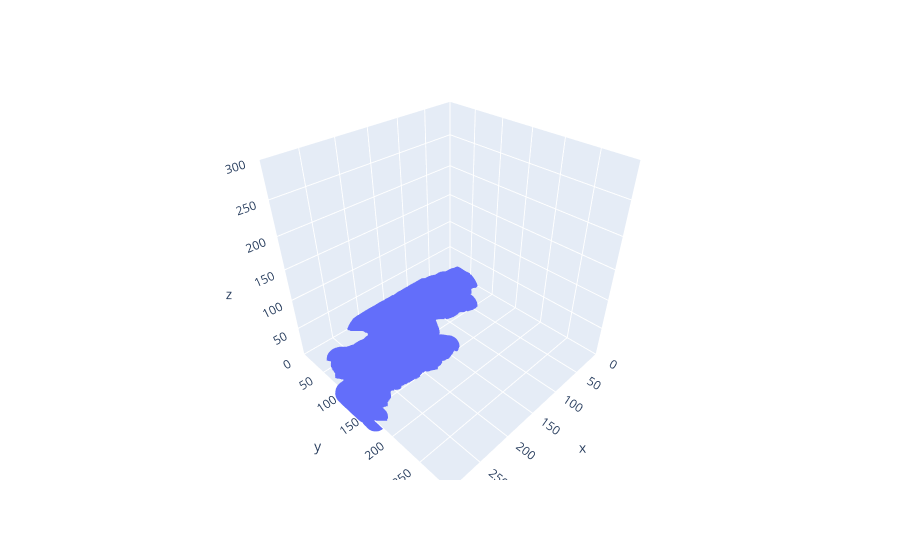

Write notebook code for a chart like this one.
### Code cell
df_chiangmai_joined['x'] = df_chiangmai_joined['lat']*111
df_chiangmai_joined['x'] = df_chiangmai_joined['x'] - df_chiangmai_joined['x'].min()
df_chiangmai_joined['y'] = df_chiangmai_joined['lon']*111
df_chiangmai_joined['y'] = df_chiangmai_joined['y'] - df_chiangmai_joined['y'].min()
df_chiangmai_joined['z'] = df_chiangmai_joined['dem']/1000
df_chiangmai_joined['z'] = df_chiangmai_joined['z'] - df_chiangmai_joined['z'].min()

### Figure 1 — Plotly figure (JSON) as saved in the notebook; plotly's stock layout.template omitted (floating-point values rounded to 4 significant figures; data arrays with more than 128 entries replaced by an {"elided": "..."} marker saying what was removed)
{"data": [{"hovertemplate": "x=%{x}<br>y=%{y}<br>z=%{z}<extra></extra>", "legendgroup": "", "marker": {"color": "#636efa", "symbol": "circle"}, "mode": "markers", "name": "", "scene": "scene", "showlegend": false, "type": "scatter3d", "x": {"elided": "24197 float values"}, "y": {"elided": "24197 float values"}, "z": {"elided": "24197 float values"}}], "layout": {"legend": {"tracegroupgap": 0}, "margin": {"t": 60}, "scene": {"domain": {"x": [0, 1], "y": [0, 1]}, "xaxis": {"range": [0, 300], "title": {"text": "x"}}, "yaxis": {"range": [0, 300], "title": {"text": "y"}}, "zaxis": {"range": [0, 300], "title": {"text": "z"}}}}}
